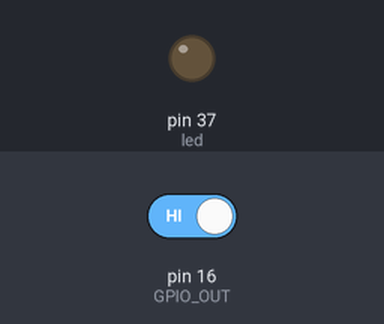
Bench run of a program on a simulated Raspberry Pi (header pin numbers). On the bench: output pins drawn as LEDs (lit = HIGH). Dashed ring = blinking. The inputs (shaded band) are chosen by the test bench; at power-on: pin 16 (GPIO_OUT) HIGH.

Above: at 1.2 s.
1.3 s: pin 16 (GPIO_OUT) driven LOW
At 1.7 s:
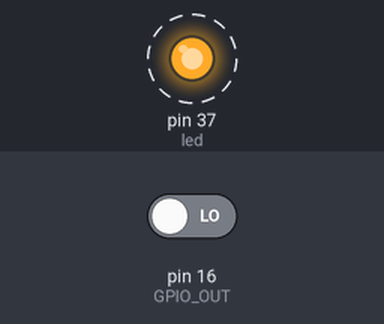
4.3 s: pin 16 (GPIO_OUT) driven HIGH
At 4.8 s:
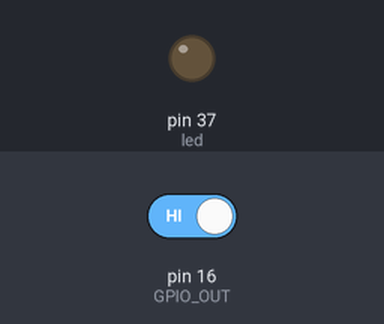
Timing chart, 0 to 7.3 s (numbered marks = the images above; inputs shaded):
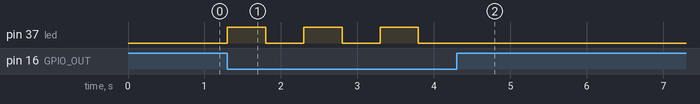

The program:

warnDist.py
```python
#!/usr/bin/env python
# -*- coding: utf-8 -*-
# 使用红外传感器探测障碍
#
#

import RPi.GPIO as GPIO
import time

GPIO.setmode(GPIO.BOARD)
GPIO.setwarnings(False)
########红外传感器接口定义#################
GPIO_OUT = 16
led = 37
#设置引脚为输入和输出
#设置16针脚为输入，接到红外避障传感器模块的out引脚
GPIO.setup(GPIO_OUT,GPIO.IN)
GPIO.setup(led,GPIO.OUT)

def warn():
	GPIO.output(led,GPIO.HIGH) #亮灯来作为有障碍物时发出的警告
	time.sleep(0.5)
	GPIO.output(led,GPIO.LOW)
	time.sleep(0.5)

while True:
	if GPIO.input(GPIO_OUT)==0: #当有障碍物时，传感器输出低电平，所以检测低电平
		warn()

GPIO.cleanup()
```

Measured:
- after the input at 1.3 s, pin 37 (led): alternates HIGH for 0.50 s and LOW for 0.50 s, starting at once
- after the input at 4.3 s, pin 37 (led): stops changing and stays LOW
